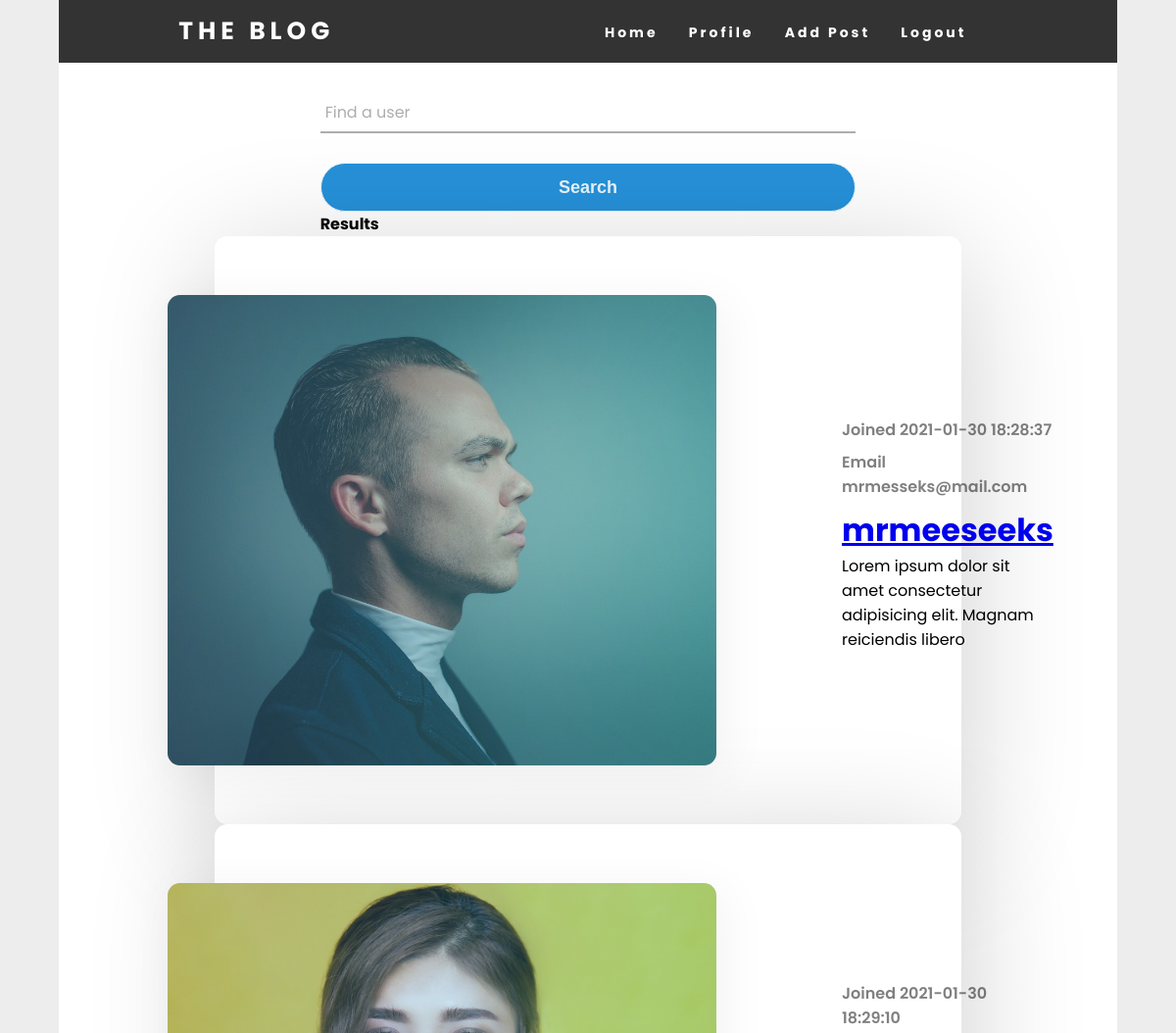
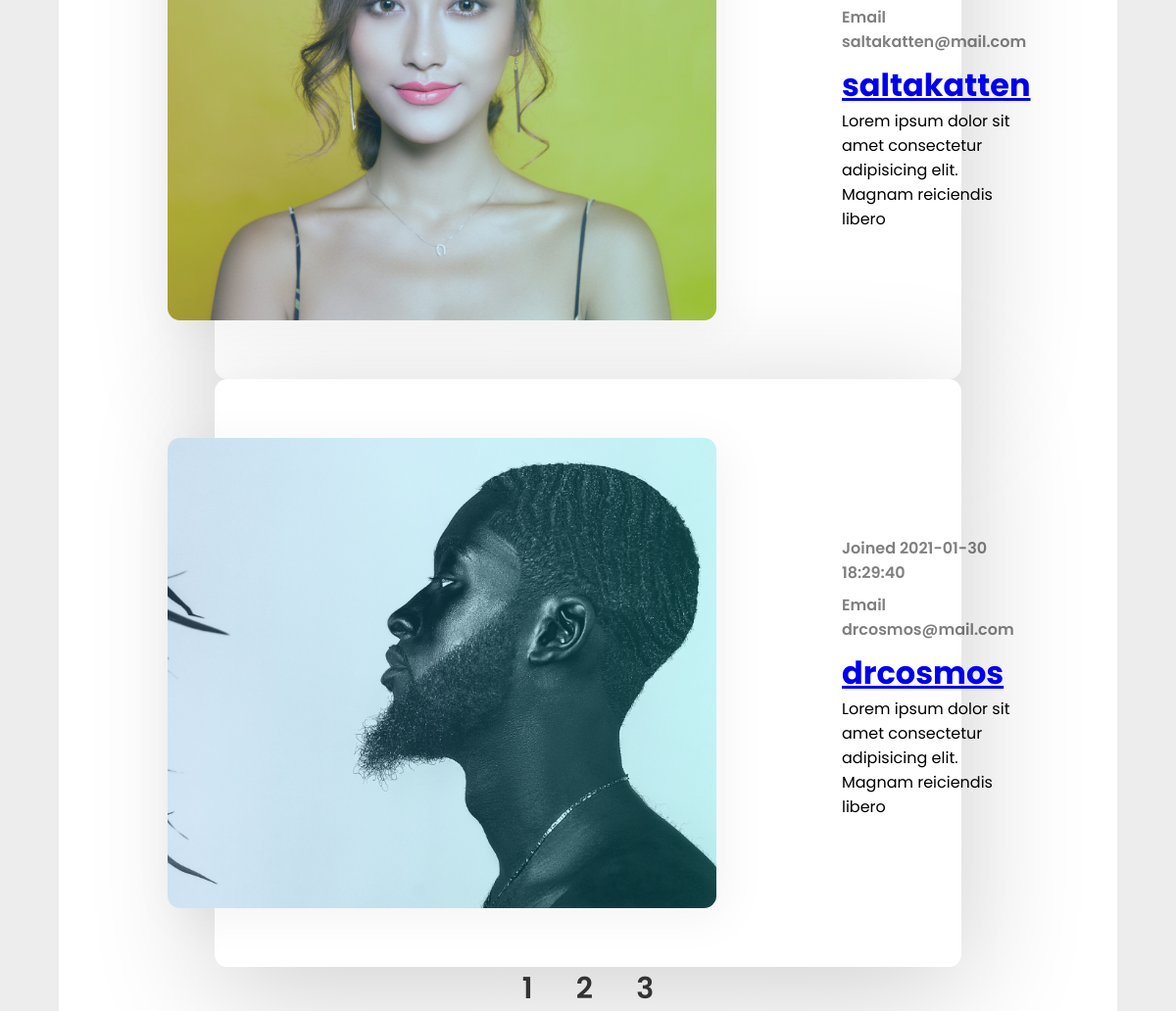
Screenshot of /pages/users.php?start=2 (signed in) with the database file from the repository (2 pictures, top to bottom).
### tables this page shows
CREATE TABLE `users` (
  `id` int(11) unsigned NOT NULL AUTO_INCREMENT,
  `username` varchar(255) DEFAULT NULL,
  `email` varchar(255) DEFAULT NULL,
  `password` varchar(255) DEFAULT NULL,
  `created_at` timestamp NOT NULL DEFAULT current_timestamp(),
  `updated_at` timestamp NULL DEFAULT current_timestamp() ON UPDATE current_timestamp(),
  `profile_image` varchar(255) DEFAULT NULL,
  `f_name` varchar(30) DEFAULT NULL,
  `l_name` varchar(30) DEFAULT NULL,
  PRIMARY KEY (`id`)
);

### pages/users.php (the view, shortened to what this page needs)
<?php
require_once '../header/newheader.php';
$numperpage = 3;
$countsql = $pdo->prepare('SELECT COUNT(id) FROM users');
$countsql->execute();
$row = $countsql->fetch();
$numrecords = $row[0];
$numlinks = ceil($numrecords/$numperpage);
$page = $_GET['start'];
$start = $page * $numperpage;
$sql = "SELECT * FROM users LIMIT $start,$numperpage";
$statement = $pdo->prepare($sql);
$statement->execute();
$usersResults = $statement->fetchAll(PDO::FETCH_ASSOC);
?>
    <div class="main-container">
        <div class="contant">
        <?php require_once 'search.php'; ?>
        <?php foreach($usersResults as $user) : ?>
    <div class="profile-card">
        <div class="blog-profile">
            <div class="blog-profile_img">
                <img src="../profileimages/<?= $user['profile_image']?>" alt="">
            </div>
            <div class="blog-profile_info">
                <div class="blog-profile_data">
                    <span>Joined <?= $user['created_at']?></span>
                    <span>Email <?= $user['email']?></span>
                </div>
                <h1 class="blog-profile_title"><a href="view-profile.php?user=<?php echo $user['id']; ?>"><?= $user['username'] ?></a></h1>
                <p class="blog-post_text">Lorem ipsum dolor sit amet consectetur adipisicing elit. Magnam reiciendis libero</p>
            </div>
        </div>
        </div>
        <?php endforeach; ?>
        <div class="pagination-box">
        <?php for($i = 0 ; $i < $numlinks ; $i++ ): $y = $i+1?>
            <a class="pagination" href="users.php?start=<?= $i ?>"><?= $y ?></a>
        <?php endfor ; ?>
        </div>
        </body>
</html>

### css/header-style.css (style rules this page uses)
* { margin: 0px; padding: 0px; box-sizing: border-box; }

### css/main-container.css (style rules this page uses)
.main-container { display: flex; justify-content: space-around; width: 90%; margin: auto; background-color: #fff; }
.contant { width: 75%; }

### css/profile-info-styling.css (style rules this page uses)
.profile-card { width: 100%; height: 75vh; display: flex; justify-content: center; padding: 0 1.5rem; }
.blog-profile { width: 100%; max-width: 80rem; height: 100%; max-height: 40rem; padding: 5rem; background-color: #fff; box-shadow: 0 1.4rem 8rem rgba(0, 0, 0, .2); display: flex; align-items: center; border-radius: .8rem; }
.blog-profile_img { min-width: 35rem; max-width: 35rem; height: 30rem; transform: translateX(-8rem); position: relative; }
.blog-profile_img img { width: 100%; height: 100%; object-fit: cover; display: block; border-radius: .8rem; }
.blog-profile_img::before { content: ''; width: 100%; height: 100%; position: absolute; top: 0; left: 0; background: linear-gradient(to right, rgba(79, 172, 254, .2), rgba(0, 242, 254, .2)); box-shadow: .5rem .5rem 3rem 1px rgba(0, 0, 0, .05); border-radius: .8rem; }
.blog-profile_data span { display: block; color: rgba(0, 0, 0, .5); font-size: 1rem; font-weight: 600; margin: .5rem 0; }
.pagination-box { width: 80%; margin-bottom: 20px; margin: auto; text-align: center; }
.pagination { text-decoration: none; margin: 20px; font-size: 30px; font-weight: 600; color: #333; }

### css/login-style.css (style rules this page uses)
body { margin: 0; padding: 0; font-family: montserrat; overflow-x: hidden; font-family: 'Poppins', sans-serif; background: rgb(237, 237, 237); }

### rows the page displays
users: profile_image (picture), created_at "2021-01-30 18:28:37", email "mrmesseks@mail.com", username "mrmeeseeks"
users: profile_image (picture), created_at "2021-01-30 18:29:10", email "saltakatten@mail.com", username "saltakatten"
users: profile_image (picture), created_at "2021-01-30 18:29:40", email "drcosmos@mail.com", username "drcosmos"

### other values shown
$items['title'] "Home"
$items['title'] "Profile"
$items['title'] "Add Post"
$items['title'] "Logout"
$y "1"
$y "2"
$y "3"
